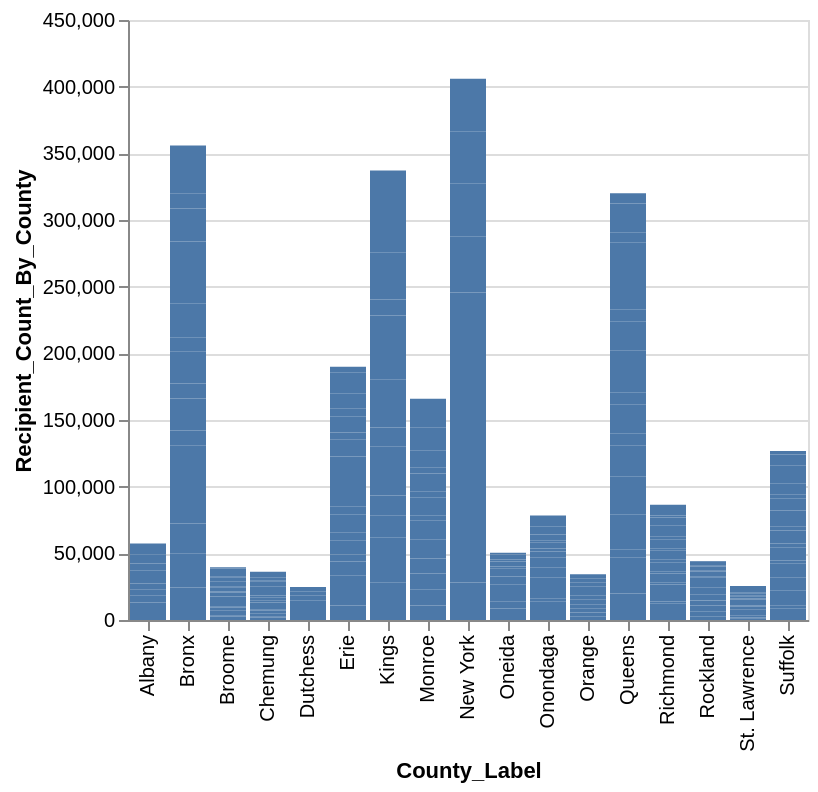

Notebook source saved alongside this figure:
### Markdown cell above
Chart

### Code cell
Chart(inpatient).mark_bar().encode(x='County_Label', y='Recipient_Count_By_County', tooltip='Rate_Code_Group')

### Figure 1 — Vega-Lite specification as saved in the notebook (floating-point values rounded to 4 significant figures; data arrays with more than 128 entries replaced by an {"elided": "..."} marker saying what was removed)
{"config": {"view": {"continuousWidth": 400, "continuousHeight": 300}}, "data": {"name": "data-30647df8af6c71c86610871e20df69ed"}, "mark": "bar", "encoding": {"tooltip": {"field": "Rate_Code_Group", "type": "nominal"}, "x": {"field": "County_Label", "type": "nominal"}, "y": {"field": "Recipient_Count_By_County", "type": "quantitative"}}, "$schema": "https://vega.github.io/schema/vega-lite/v4.17.0.json", "datasets": {"data-30647df8af6c71c86610871e20df69ed": {"elided": "308 records"}}}
